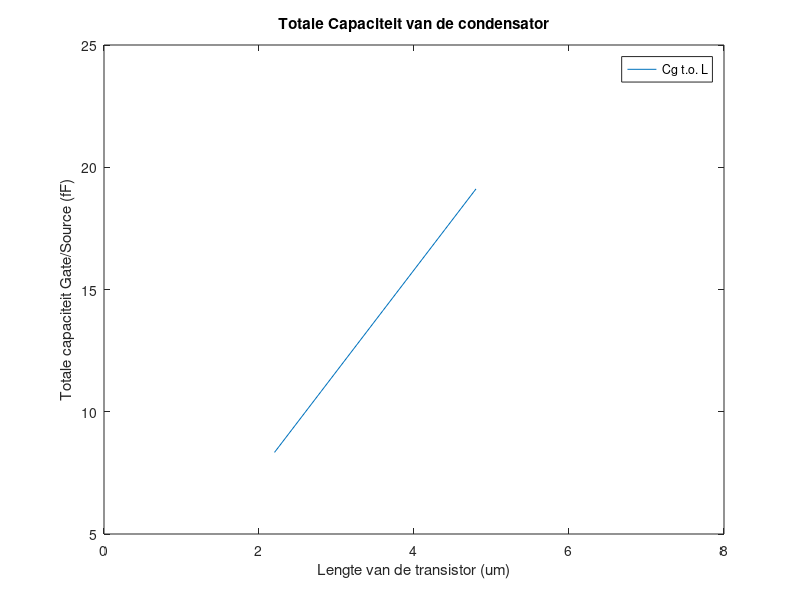

The MATLAB script that drew this image:
%Gemaakt door Kees Hogenhout
%30-9-2013
%Grafiek Cg (totale gatecapaciteit),
%hangt af van W, C0, L en Cgc
%werking: teken 5 punten en daar een lijn doorheen naar de y-as. 
%Dat punt is C0
%Varieer de lengte van L
clear all;
%L = 0:.01:10;
L = [  2.2 2.4 2.8 3.2 3.6 4.0 4.4 4.8 ];             %punten van L
Cg = [8.3381 9.1672 10.825 12.483 14.141 15.799 17.457 19.115];           %punten van Gc
plot( L, Cg);


axis([0 8 5 25]);
%axis([3.5 3.6 12.5 12.6])
xlabel('Lengte van de transistor (um)');
ylabel('Totale capaciteit Gate/Source (fF)');
title_handle = title('Totale Capaciteit van de condensator');
legend('Cg t.o. L');


